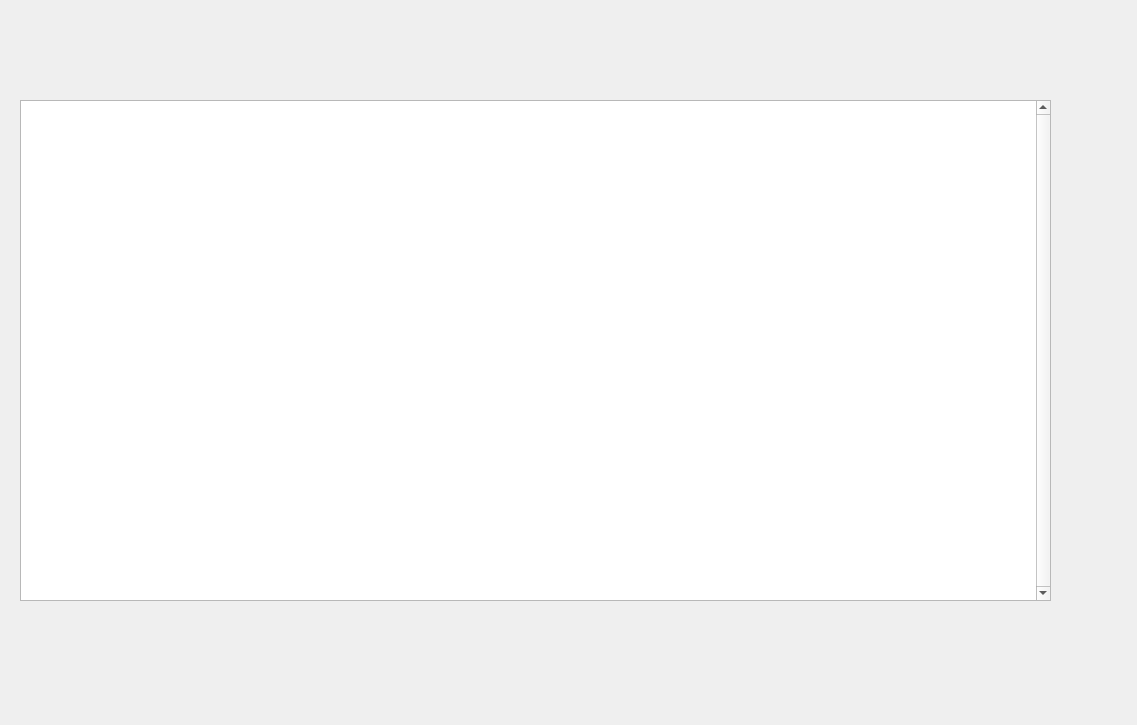
<?xml version="1.0" encoding="UTF-8"?>
<ui version="4.0">
 <class>test</class>
 <widget class="QDialog" name="test">
  <property name="geometry">
   <rect>
    <x>0</x>
    <y>0</y>
    <width>1137</width>
    <height>725</height>
   </rect>
  </property>
  <property name="windowTitle">
   <string>Dialog</string>
  </property>
  <widget class="QListWidget" name="listWidget">
   <property name="geometry">
    <rect>
     <x>20</x>
     <y>100</y>
     <width>1031</width>
     <height>501</height>
    </rect>
   </property>
   <property name="verticalScrollBarPolicy">
    <enum>Qt::ScrollBarAlwaysOn</enum>
   </property>
   <property name="horizontalScrollBarPolicy">
    <enum>Qt::ScrollBarAlwaysOff</enum>
   </property>
   <property name="autoScrollMargin">
    <number>4</number>
   </property>
   <property name="iconSize">
    <size>
     <width>100</width>
     <height>100</height>
    </size>
   </property>
   <property name="textElideMode">
    <enum>Qt::ElideRight</enum>
   </property>
   <property name="horizontalScrollMode">
    <enum>QAbstractItemView::ScrollPerItem</enum>
   </property>
   <property name="gridSize">
    <size>
     <width>100</width>
     <height>100</height>
    </size>
   </property>
  </widget>
 </widget>
 <resources/>
 <connections/>
</ui>
